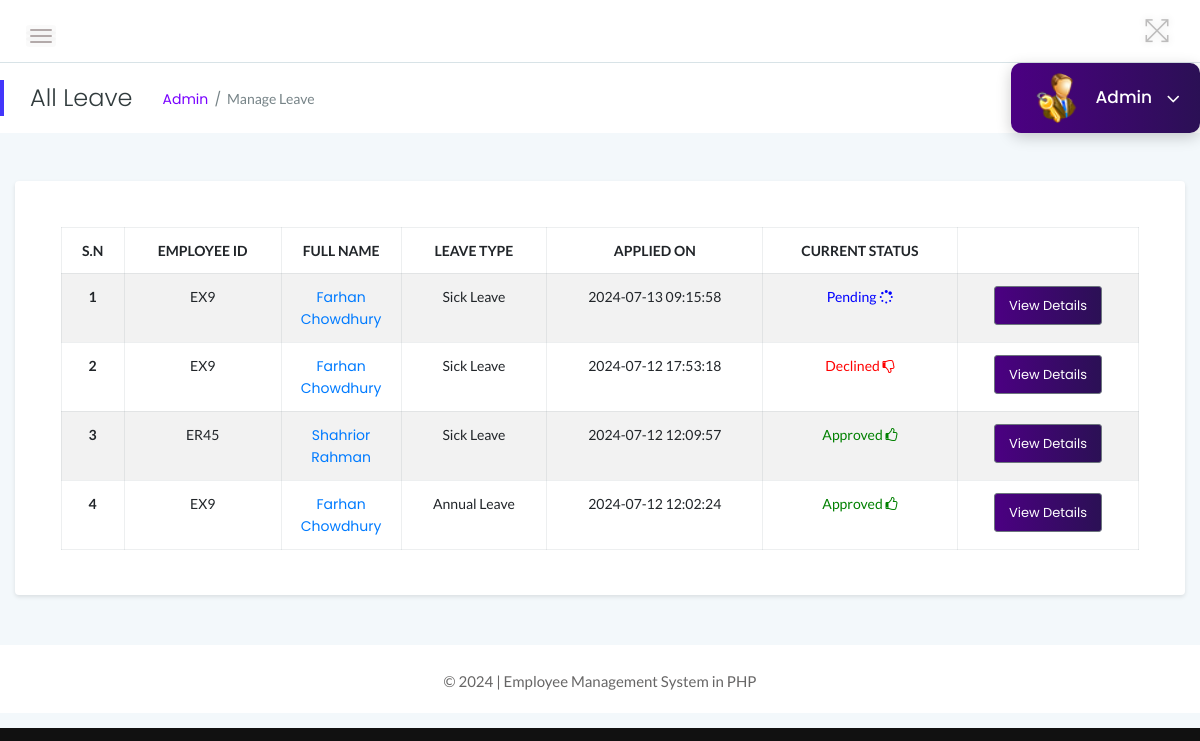
/admin/all_leave.php (signed in), run on the app's committed database.
### tables this page shows
CREATE TABLE `leaves` (
  `id` int(11) NOT NULL,
  `LeaveType` varchar(110) NOT NULL,
  `ToDate` varchar(120) NOT NULL,
  `FromDate` varchar(120) NOT NULL,
  `Description` mediumtext NOT NULL,
  `PostingDate` timestamp NOT NULL DEFAULT current_timestamp(),
  `AdminRemark` mediumtext DEFAULT NULL,
  `AdminRemarkDate` varchar(120) DEFAULT NULL,
  `Status` int(1) NOT NULL,
  `IsRead` int(1) NOT NULL,
  `empid` int(11) DEFAULT NULL
);

CREATE TABLE `employees` (
  `id` int(11) NOT NULL,
  `EmpId` varchar(100) NOT NULL,
  `FirstName` varchar(150) NOT NULL,
  `LastName` varchar(150) NOT NULL,
  `Email` varchar(200) NOT NULL,
  `Password` varchar(180) NOT NULL,
  `Gender` varchar(100) NOT NULL,
  `Dob` varchar(100) NOT NULL,
  `Department` varchar(255) NOT NULL,
  `Address` varchar(255) NOT NULL,
  `City` varchar(200) NOT NULL,
  `Phone` char(11) NOT NULL,
  `Status` int(1) NOT NULL,
  `RegDate` timestamp NOT NULL DEFAULT current_timestamp(),
  `salary` decimal(10,0) NOT NULL
);

### admin/all_leave.php (the view, shortened to what this page needs)
<?php
include('../includes/db_connection.php');
$page_title = "All Leave";
$breadcrumb = "Manage Leave";
?>
<!DOCTYPE html>
<html lang="en">
<head>
    <link rel="stylesheet" href="../assets/css/bootstrap.min.css">
    <link rel="stylesheet" href="../assets/css/font-awesome.min.css">
    <link rel="stylesheet" href="../assets/css/themify-icons.css">
    <link rel="stylesheet" href="../assets/css/metisMenu.css">
    <link rel="stylesheet" href="../assets/css/owl.carousel.min.css">
    <link rel="stylesheet" href="../assets/css/slicknav.min.css">
    <link rel="stylesheet" href="https://www.amcharts.com/lib/3/plugins/export/export.css" type="text/css" media="all" />
    <link rel="stylesheet" type="text/css" href="https://cdn.datatables.net/1.10.19/css/jquery.dataTables.css">
    <link rel="stylesheet" type="text/css" href="https://cdn.datatables.net/1.10.18/css/dataTables.bootstrap4.min.css">
    <link rel="stylesheet" type="text/css" href="https://cdn.datatables.net/responsive/2.2.3/css/responsive.bootstrap.min.css">
    <link rel="stylesheet" type="text/css" href="https://cdn.datatables.net/responsive/2.2.3/css/responsive.jqueryui.min.css">
    <link rel="stylesheet" href="../assets/css/typography.css">
    <link rel="stylesheet" href="../assets/css/default-css.css">
    <link rel="stylesheet" href="../assets/css/styles.css">
    <link rel="stylesheet" href="../assets/css/responsive.css">
</head>
<body>
    <div class="page-container">
        <div class="main-content">
            <?php include '../admin/layout/header.php'; ?>
            <div class="main-content-inner">
                <div class="row">
                    <div class="col-12 mt-5">
                        <div class="card">
                            <div class="card-body">
                                <div class="single-table">
                                    <div class="table-responsive">
                                        <table class="table table-hover table-striped table-bordered progress-table text-center">
                                            <thead class="text-uppercase">
                                                <tr>
                                                    <th>S.N</th>
                                                    <th>Employee ID</th>
                                                    <th width="120">Full Name</th>
                                                    <th>Leave Type</th>
                                                    <th>Applied On</th>
                                                    <th>Current Status</th>
                                                    <th></th>
                                                </tr>
                                            </thead>
                                            <tbody>
                                                <?php
                                                $sql = "SELECT leaves.id as lid, employees.FirstName, employees.LastName, employees.EmpId, employees.id, leaves.LeaveType, leaves.PostingDate, leaves.Status
                                                        FROM leaves
                                                        JOIN employees ON leaves.empid = employees.id
                                                        ORDER BY lid DESC";
                                                $query = $dbh->prepare($sql);
                                                $query->execute();
                                                $results = $query->fetchAll(PDO::FETCH_OBJ);
                                                $cnt = 1;
                                                if ($query->rowCount() > 0) {
                                                    foreach ($results as $result) {
                                                ?>
                                                <tr>
                                                    <td> <b><?php echo htmlentities($cnt); ?></b></td>
                                                    <td><?php echo htmlentities($result->EmpId); ?></td>
                                                    <td>
                                                        <a href="update_employee.php?empid=<?php echo htmlentities($result->id); ?>" target="_blank">
                                                            <?php echo htmlentities($result->FirstName . " " . $result->LastName); ?>
                                                        </a>
                                                    </td>
                                                    <td><?php echo htmlentities($result->LeaveType); ?></td>
                                                    <td><?php echo htmlentities($result->PostingDate); ?></td>
                                                    <td>
                                                        <?php
                                                        $stats = $result->Status;
                                                        if ($stats == 1) {
                                                            echo '<span style="color: green">Approved <i class="fa fa-thumbs-o-up"></i></span>';
                                                        } elseif ($stats == 2) {
                                                            echo '<span style="color: red">Declined <i class="fa fa-thumbs-o-down"></i></span>';
                                                        } else {
                                                            echo '<span style="color: blue">Pending <i class="fa fa-spinner"></i></span>';
                                                        }
                                                        ?>
                                                    </td>
                                                    <td>
                                                        <a href="leave_details.php?leaveid=<?php echo htmlentities($result->lid); ?>" class="btn btn-secondary btn-sm"> View Details</a>
                                                    </td>
                                                </tr>
                                                <?php
                                                    $cnt++;
                                                    }
                                                }
                                                ?>
                                            </tbody>
                                        </table>
                                    </div>
                                </div>
                            </div>
                        </div>
                    </div>
                </div>
            </div>
            <?php include '../admin/layout/footer.php'; ?>
        </div>
    </div>
</body>
</html>

### admin/layout/header.php (shortened to what this page needs)
<?php
$query = "SELECT FullName FROM admin WHERE UserName = '" . $_SESSION['admin_login'] . "'";
$result = $dbh->query($query);
$row = $result->fetch(PDO::FETCH_ASSOC);
$full_name = $row['FullName'];
?>
<div class="header-area">
    <div class="row align-items-center">
        <div class="col-md-6 col-sm-8 clearfix">
            <div class="nav-btn pull-left">
                <span></span>
                <span></span>
                <span></span>
            </div>
        </div>
        <div class="col-md-6 col-sm-4 clearfix">
            <ul class="notification-area pull-right">
                <li id="full-view"><i class="ti-fullscreen"></i></li>
            </ul>
        </div>
    </div>
</div>
<div class="page-title-area">
    <div class="row align-items-center">
        <div class="col-sm-6">
            <div class="breadcrumbs-area clearfix">
                <h4 class="page-title pull-left"><?php echo htmlspecialchars($page_title); ?></h4>
                <ul class="breadcrumbs pull-left">
                    <li><a href="dashboard.php">Admin</a></li>
                    <li><span><?php echo htmlspecialchars($breadcrumb); ?></span></li>
                </ul>
            </div>
        </div>
        <div class="col-sm-6 clearfix">
            <div class="user-profile pull-right">
                <img class="avatar user-thumb" src="../assets/images/admin.png" alt="avatar">
                <h4 class="user-name dropdown-toggle" data-toggle="dropdown">
                    <?php echo htmlspecialchars($full_name); ?> <i class="fa fa-angle-down"></i>
                </h4>
            </div>
        </div>
    </div>
</div>

### assets/css/styles.css (style rules this page uses)
.page-container { width: 100%; height: 100%; min-height: 100vh; padding-left: 280px; -webkit-transition: padding-left 0.3s ease 0s; transition: padding-left 0.3s ease 0s; }
.sbar_collapsed.page-container { padding-left: 0; }
.card { display: flex; flex-direction: column; justify-content: center; align-items: center; height: auto; border: none; border-radius: 4px; background-color: #fff; -webkit-transition: all 0.3s ease 0s; transition: all 0.3s ease 0s; box-shadow: 0 2px 4px rgba(0, 0, 0, 0.1); padding: 20px; }
.card-body { padding: 25.6px; padding: 1.6rem; width: 100%; }
.main-content { width: 100%; background: #f3f8fb; }
.main-content-inner { padding: 0 30px 50px; }
.header-area { padding: 15px 30px; background: #fff; border-bottom: 1px solid #d8e3e7; }
.nav-btn { margin: 10px 30px 0 0; cursor: pointer; }
.nav-btn span { display: block; width: 22px; height: 2px; background: #b3aaaa; margin: 4px 0; border-radius: 15px; -webkit-transition: all 0.3s ease 0s; transition: all 0.3s ease 0s; box-shadow: 0 0 0 4px rgba(99, 96, 96, 0.03); }
.nav-btn span:nth-child(2) { opacity: 0; }
.nav-btn span:first-child { -webkit-transform: rotate(45deg) translate(5px, 5px); transform: rotate(45deg) translate(5px, 5px); }
.nav-btn span:last-child { -webkit-transform: rotate(-45deg) translate(3px, -3px); transform: rotate(-45deg) translate(3px, -3px); }
.sbar_collapsed .nav-btn span { transform: none; opacity: 1; }
.notification-area { -webkit-user-select: none; -moz-user-select: none; -ms-user-select: none; user-select: none; position: relative; z-index: 1; }
.notification-area li { display: inline-block; margin-left: 20px; cursor: pointer; -webkit-user-select: none; -moz-user-select: none; -ms-user-select: none; user-select: none; }
.notification-area li > i { font-size: 26px; color: #bdbcbc; vertical-align: middle; text-shadow: 0 0 8px rgba(0, 0, 0, 0.12); -webkit-transition: color 0.3s ease 0s; transition: color 0.3s ease 0s; }
.notification-area li#full-view { display: inline-block; }
.page-title-area { padding: 0 30px; background: #fff; position: relative; }
.page-title-area:before { content: ""; position: absolute; left: 0; top: 50%; width: 4px; height: 36px; background: var(--primary-color); -webkit-transform: translateY(-50%); transform: translateY(-50%); }
.page-title { font-size: 24px; font-weight: 300; color: #313b3d; letter-spacing: 0; margin-right: 30px; }
ul.breadcrumbs { margin-top: 4px; }
.breadcrumbs li { display: inline-block; }
.breadcrumbs li a, .breadcrumbs li span { display: block; font-size: 14px; font-weight: 400; color: #7801ff; letter-spacing: 0; margin-right: 16px; position: relative; }
.breadcrumbs li a:before { content: "/"; color: #768387; position: absolute; right: -13px; top: 0; }
.breadcrumbs li span { margin-right: 0; color: #768387; text-transform: capitalize; }
.user-profile { margin-right: -30px; display: flex; align-items: center; flex-wrap: wrap; background: linear-gradient(to right, #4b0082 0%, #2b1055 100%); padding: 10px 20px; position: relative; border-radius: 10px; box-shadow: 0 4px 15px rgba(0, 0, 0, 0.2); transition: background 0.3s ease, box-shadow 0.3s ease; }
.user-profile img.avatar { border-radius: 50%; margin-right: 15px; width: 50px; height: 50px; }
.user-profile h4.user-name { color: #fff; margin: 0; font-weight: 500; cursor: pointer; }
.user-name { font-size: 17px; font-weight: 500; color: #fff; letter-spacing: 0; cursor: pointer; -webkit-user-select: none; -moz-user-select: none; -ms-user-select: none; user-select: none; }
.user-name i { margin-left: 10px; font-size: 21px; vertical-align: middle; position: relative; }
.notification-area .dropdown-toggle, .user-name.dropdown-toggle { position: relative; }
.notification-area .dropdown-toggle:after, .user-name.dropdown-toggle:after { display: none; }
.btn { padding: 11px 17px; font-size: 13px; letter-spacing: 0; }
.btn-sm { padding: 9px 14px; background: linear-gradient(to right, #4b0082 0%, #2b1055 100%); }
.single-table .table { margin-bottom: 0; }
table tr th { border-bottom: none; }
table tr th, table tr td { border-top: 1px solid rgba(120, 130, 140, 0.13) !important; }
.table-bordered td, .table-bordered th { border: 1px solid rgba(120, 130, 140, 0.13) !important; }
body { background: url('../assets/images/admin_login.webp') no-repeat center center fixed; background-size: cover; }

### data on the page
leaves: employees.EmpId "EX9", employees.FirstName+LastName "Farhan Chowdhury", LeaveType "Sick Leave", PostingDate "2024-07-13 09:15:58", Status "Pending"
leaves: employees.EmpId "EX9", employees.FirstName+LastName "Farhan Chowdhury", LeaveType "Sick Leave", PostingDate "2024-07-12 17:53:18", Status "Declined"
leaves: employees.EmpId "ER45", employees.FirstName+LastName "Shahrior Rahman", LeaveType "Sick Leave", PostingDate "2024-07-12 12:09:57", Status "Approved"
leaves: employees.EmpId "EX9", employees.FirstName+LastName "Farhan Chowdhury", LeaveType "Annual Leave", PostingDate "2024-07-12 12:02:24", Status "Approved"

### other printed values
$page_title "All Leave"
$breadcrumb "Manage Leave"
$full_name "Admin"
